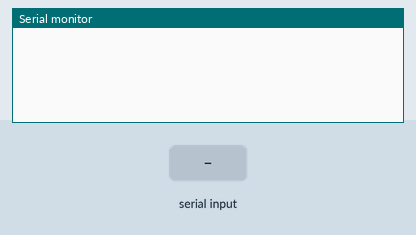
Recording of a sketch running on a simulated Arduino Uno, built with avr-gcc and run on an emulated ATmega328P. On the bench: the last lines printed to the serial monitor. Inputs (shaded band) come from the test bench.

Above: at 1.2 s.
1.3 s: "1" received over the second serial link
At 2.9 s:
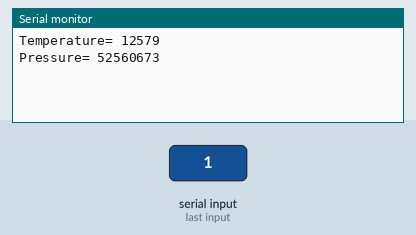
3.8 s: "0" received over the second serial link
At 5.2 s:
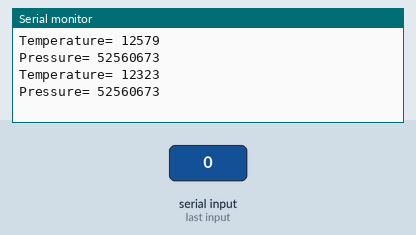
5.3 s: "2" received over the second serial link
At 7.2 s:
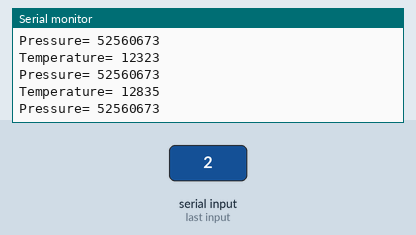

The sketch:

RECIVER.ino
```cpp
#include <SoftwareSerial.h>
SoftwareSerial HC12(10, 11); // HC-12 TX Pin, HC-12 RX Pin
void setup() {
  Serial.begin(9600);             // Serial port to computer
  HC12.begin(9600);               // Serial port to HC12
}
int temp;
long Pressure;
void loop() {
  if (HC12.available()) {
    // If HC-12 has data
    byte buff[6];
    HC12.readBytes(buff,6);
    temp=((buff[0]<<8)+(buff[1]));
    Pressure=(((buff[2]<<8)+(buff[3]))*65536)+((buff[4]<<8)+(buff[5]));
    Serial.print("Temperature= ");
    Serial.println(temp);
    Serial.print("Pressure= ");
    Serial.println(Pressure);
    Serial.println();
  }
}
```

Measured:
- after the input at 1.3 s, the serial monitor: prints a new line after 1.0 s (image 1)
- after the input at 3.8 s, the serial monitor: prints a new line after 1.0 s (image 2)
- after the input at 5.3 s, the serial monitor: prints a new line after 1.0 s (image 3)
